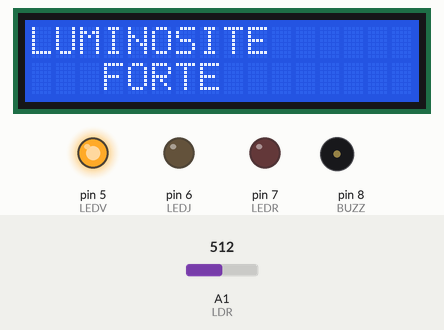
The sketch below on a simulated Arduino Uno, built with avr-gcc and run on an emulated ATmega328P. Shown: 16×2 character LCD, output pins drawn as LEDs (lit = HIGH), buzzer (waves = sounding, pin HIGH). The test bench sets the inputs (shaded band); at power-on: A1 (LDR) = 512. What the sketch prints to the serial monitor is not drawn.

Above: at 1.2 s.
1.3 s: A1 (LDR) set to 784
2.8 s: A1 (LDR) set to 815
At 3.4 s:
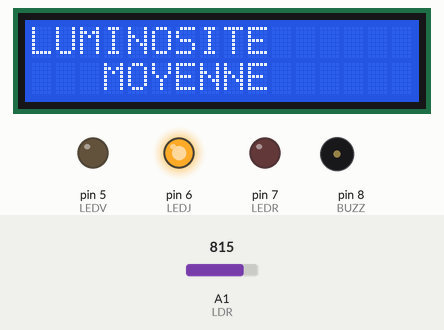
4.4 s: A1 (LDR) set to 983
7.4 s: A1 (LDR) set to 1007
At 8.2 s:
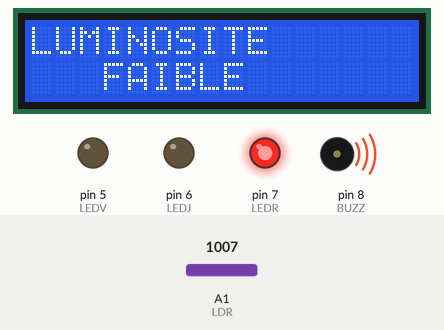
9.1 s: A1 (LDR) set to 980
At 10.1 s:
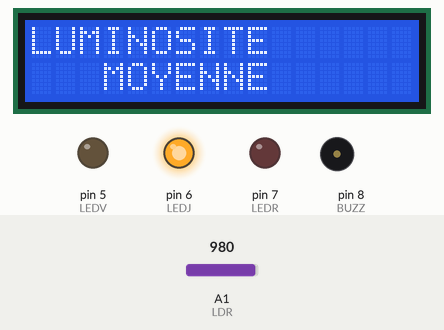
10.6 s: A1 (LDR) set to 1000
At 12.1 s:
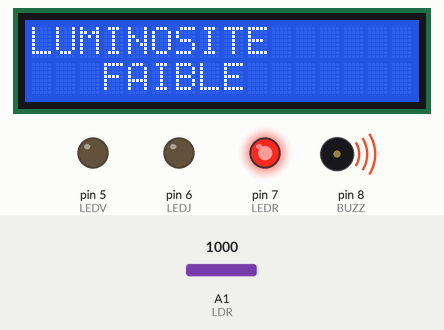
Timing chart, 0 to 13.6 s (numbered marks = the images above; inputs shaded):
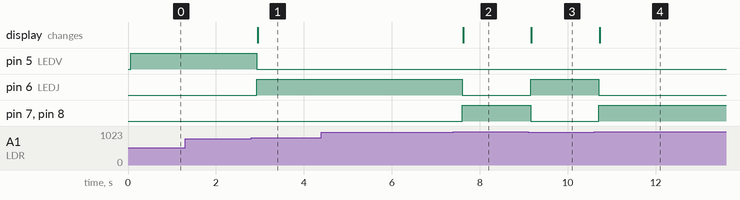

The sketch:

photoresistense.ino
```cpp
#include "LiquidCrystal_I2C.h"
#define LDR A1  // composante photoresistor sur la pin A1
#define LEDV 5   // composante led sur la pin 9
#define LEDJ 6
#define LEDR 7
#define BUZZ 8
unsigned int value;
unsigned int lum;
 LiquidCrystal_I2C LCD1(0x27, 16, 2);
void setup() {
   // initialise la communication avec le PC
   Serial.begin(9600);
 LCD1.init();
   // initialise les broches
   pinMode(LEDV, OUTPUT);
    pinMode(LEDJ, OUTPUT);
     pinMode(LEDR, OUTPUT);
      pinMode(BUZZ, OUTPUT);
   pinMode(LDR, INPUT);
}

void loop() {
  LCD1.setBacklight(1);
   // mesure la tension sur la broche A1
   value = analogRead(LDR);
   Serial.println(value);

   // allume la LED
if (value<800){
  lum = 35;
}
    if (value>800 && value<990) {
      lum = 75;
    }
    if (value>990){
      lum = 76;
    }
   if (lum == 35) {
    digitalWrite(LEDV, HIGH);
     digitalWrite(LEDJ, LOW);
      digitalWrite(LEDR, LOW);
      digitalWrite(BUZZ, LOW);
        LCD1.clear();
               LCD1.setBacklight(1);
                LCD1.setCursor(0, 0);
                LCD1.print("LUMINOSITE");
                LCD1.setCursor(3, 1);
                LCD1.print("FORTE");
   }

    if (lum == 75) {
      digitalWrite(LEDV, LOW);
      digitalWrite(LEDJ, HIGH);
      digitalWrite(LEDR, LOW);
      digitalWrite(BUZZ, LOW);
      LCD1.clear();
               LCD1.setBacklight(1);
                LCD1.setCursor(0, 0);
                LCD1.print("LUMINOSITE");
                LCD1.setCursor(3, 1);
                LCD1.print("MOYENNE");

    }

   /*/  if (lum == 75) {

      digitalWrite(BUZZ, HIGH);
      delay(5000);
         digitalWrite(BUZZ, LOW);
           delay(5000);
    }*/


if (lum == 76) {
digitalWrite(LEDR, HIGH);
digitalWrite(BUZZ, HIGH);
  digitalWrite(LEDV, LOW);
      digitalWrite(LEDJ, LOW);
        LCD1.clear();
               LCD1.setBacklight(1);
                 LCD1.setCursor(0, 0);
                LCD1.print("LUMINOSITE");
                LCD1.setCursor(3, 1);
                LCD1.print("FAIBLE");

}

   // désactiver la LED
  // if (value>600) digitalWrite(LED, LOW);

   delay(200);
}
```

Measured:
- the behaviour switches between 800 and 801 on A1 (LDR) (found by bisection; images 0 and 1)
- the behaviour switches between 990 and 991 on A1 (LDR) (found by bisection; images 1 and 2)
- after the input at 1.3 s, every drawn part: stays the same
- after the input at 2.8 s, pin 5 (LEDV): HIGH → LOW after 0.13 s; pin 6 (LEDJ): LOW → HIGH after 0.13 s; the display: changes after 0.15 s (image 1)
- after the input at 4.4 s, every drawn part: stays the same
- after the input at 7.4 s, pin 6 (LEDJ): HIGH → LOW after 0.20 s; pin 7 (LEDR), pin 8 (BUZZ): LOW → HIGH after 0.20 s; the display: changes after 0.22 s (image 2)
- after the input at 9.1 s, pin 6 (LEDJ): LOW → HIGH after 0.05 s; pin 7 (LEDR), pin 8 (BUZZ): HIGH → LOW after 0.05 s; the display: changes after 0.08 s (image 3)
- after the input at 10.6 s, pin 6 (LEDJ): HIGH → LOW after 0.11 s; pin 7 (LEDR), pin 8 (BUZZ): LOW → HIGH after 0.11 s; the display: changes after 0.13 s (image 4)
